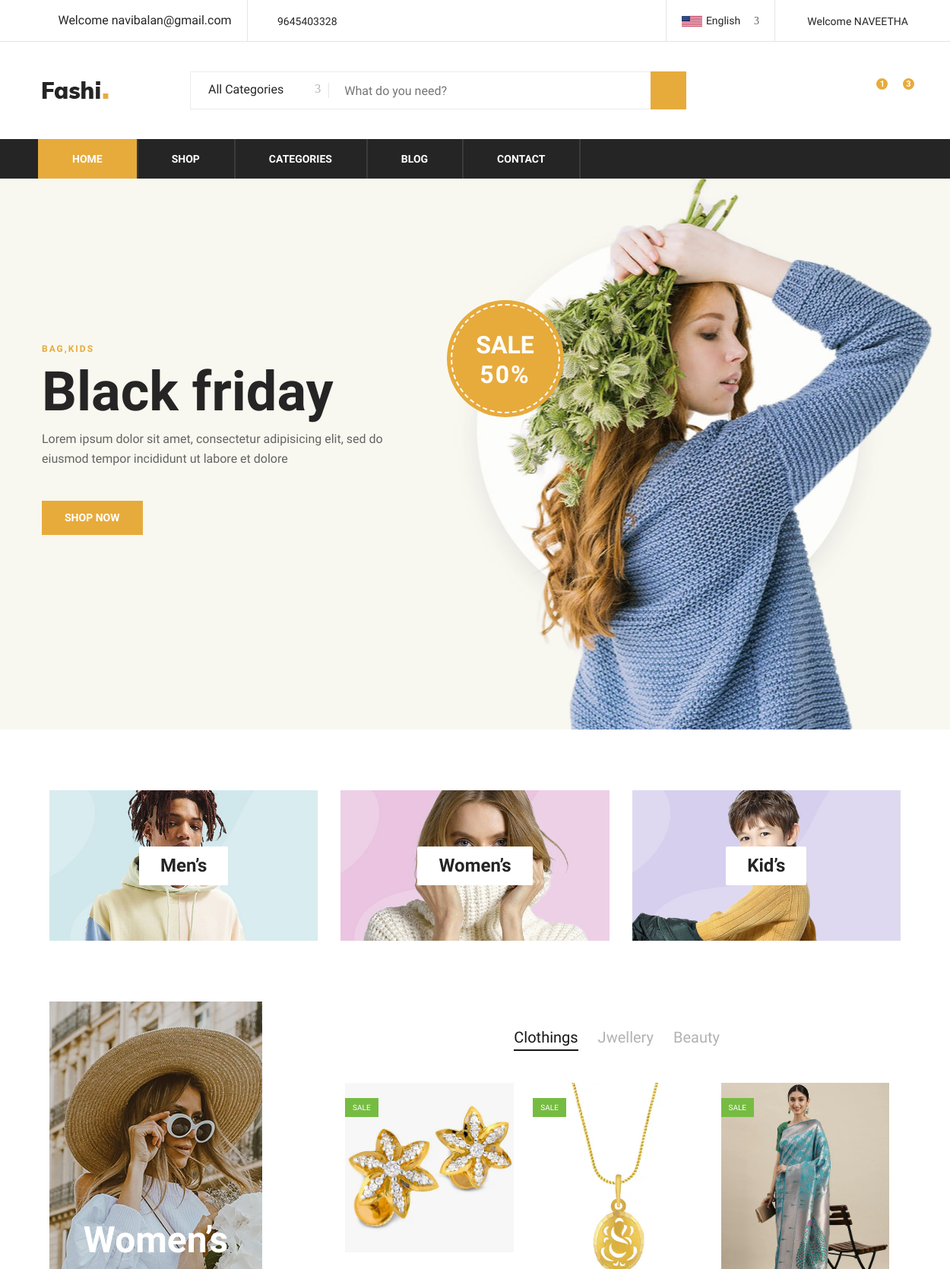
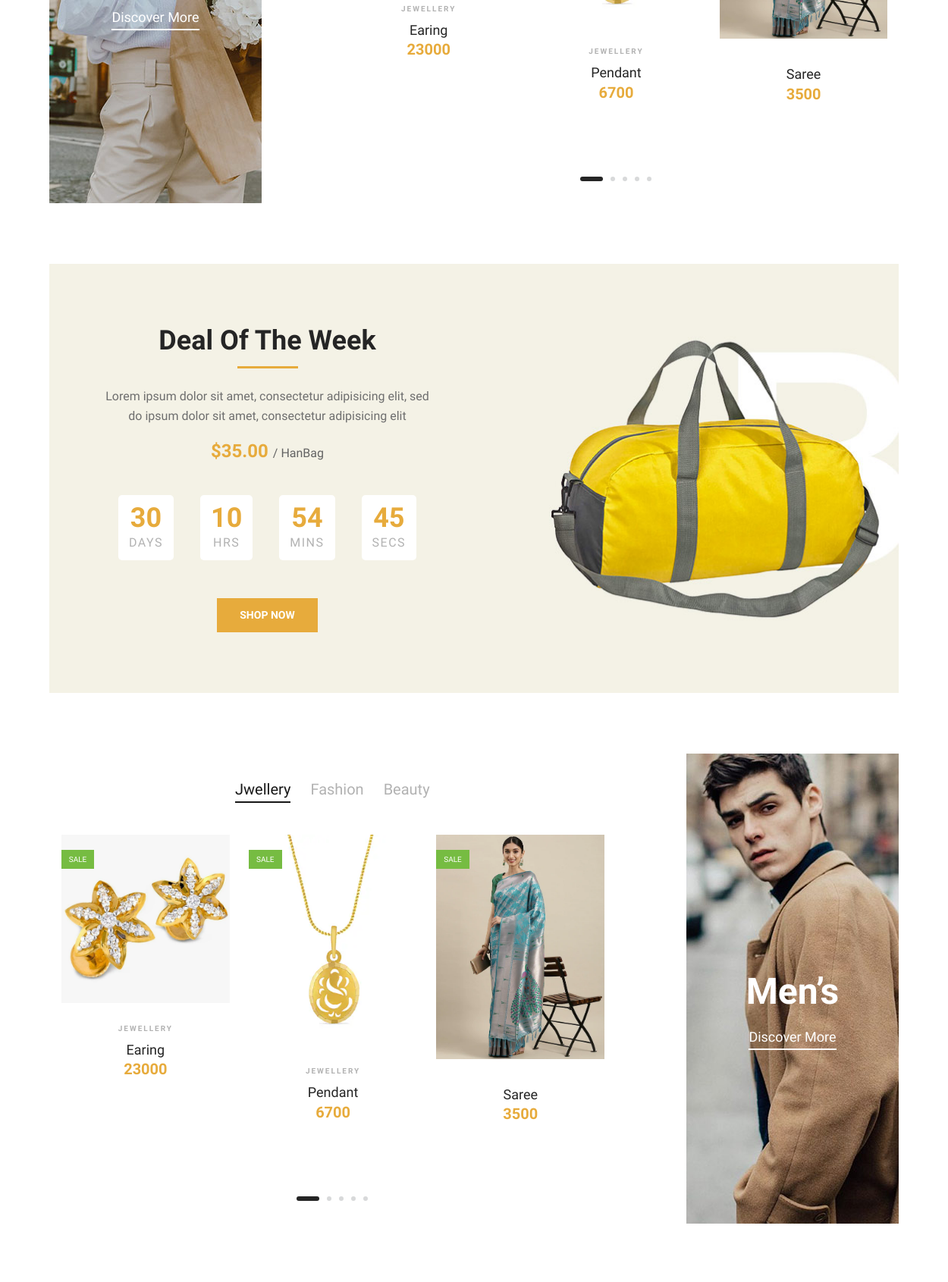
Screenshot of /Frontend/homepage/ (signed in, upper part) with the database file from the repository (2 pictures, top to bottom).
### Backend/models.py (models this page shows)
class productdb(models.Model):
     objects = None
     CategoryName = models.CharField(max_length=100, null=True, blank=True)
     ProductName = models.CharField(max_length=100, null=True, blank=True)
     Price = models.IntegerField(null=True, blank=True)
     Description = models.CharField(max_length=100, null=True, blank=True)
     ProductImage = models.ImageField(upload_to="Images", null=True, blank=True)

### Frontend/views.py (the view)
# urls.py: path('homepage/',views.homepage,name="homepage"),
def homepage(request):
    pro=productdb.objects.all()
    cat=categorydb.objects.all()
    data = cartdb.objects.filter(Username=request.session['Name'])
    return render(request,"Homepage.html",{'pro':pro, 'cat':cat,'data':data})

### Frontend/templates/Homepage.html (shortened to what this page needs)
<!DOCTYPE html>
{% load static %}
<html lang="en">
<head>
</head>
<body>
<!DOCTYPE html>
<html lang="zxx">
<head>
    <link rel="stylesheet" href="{% static 'adminstyle/css/bootstrap.min.css' %}" type="text/css">
    <link rel="stylesheet" href="{% static 'adminstyle/css/font-awesome.min.css' %}" type="text/css">
    <link rel="stylesheet" href="{% static 'adminstyle/css/themify-icons.css' %}" type="text/css">
    <link rel="stylesheet" href="{% static 'adminstyle/css/elegant-icons.css' %}" type="text/css">
    <link rel="stylesheet" href="{% static 'adminstyle/css/owl.carousel.min.css' %}" type="text/css">
    <link rel="stylesheet" href="{% static 'adminstyle/css/nice-select.css' %}" type="text/css">
    <link rel="stylesheet" href="{% static 'adminstyle/css/jquery-ui.min.css' %}" type="text/css">
    <link rel="stylesheet" href="{% static 'adminstyle/css/slicknav.min.css' %}" type="text/css">
    <link rel="stylesheet" href="{% static 'adminstyle/css/style.css' %}" type="text/css">
</head>
<body>
    <header class="header-section">
        <div class="header-top">
            <div class="container">
                <div class="ht-left">
                    <div class="mail-service">
                        {% if request.session.Email %}
                        <i class=" fa fa-envelope"></i>
                        Welcome  {{request.session.Email}}
                    </div>
                     {% endif %}
                    <div class="phone-service">
                        <i class=" fa fa-phone"></i>
                        9645403328
                    </div>
                </div>
                <div class="ht-right">
                    {% if request.session.Name %}
                    <a href="{% url 'userlogout' %}" class="login-panel"><i class="fa fa-user"></i> Welcome  {{request.session.Name}}</a>
                    {% else %}
                    <a href="{% url 'userlogin' %}" class="login-panel"><i class="fa fa-user"></i>Register/Login</a>
                    {% endif %}
                    <div class="lan-selector">
                    </div>
                    <div class="top-social">
                        <a href="#"><i class="ti-facebook"></i></a>
                        <a href="#"><i class="ti-twitter-alt"></i></a>
                        <a href="#"><i class="ti-linkedin"></i></a>
                        <a href="#"><i class="ti-pinterest"></i></a>
                    </div>
                </div>
            </div>
        </div>
        <div class="container">
            <div class="inner-header">
                <div class="row">
                    <div class="col-lg-2 col-md-2">
                        <div class="logo">
                            <a href="./index.html">
                                <img src="{% static 'adminstyle/img/logo.png' %}" alt="">
                            </a>
                        </div>
                    </div>
                    <div class="col-lg-7 col-md-7">
                        <div class="advanced-search">
                            <button type="button" class="category-btn">All Categories</button>
                            <div class="input-group">
                                <input type="text" placeholder="What do you need?">
                                <button type="button"><i class="ti-search"></i></button>
                            </div>
                        </div>
                    </div>
                    <div class="col-lg-3 text-right col-md-3">
                        <ul class="nav-right">
                            <li class="heart-icon">
                                <a href="#">
                                    <i class="icon_heart_alt"></i>
                                    <span>1</span>
                                </a>
                            </li>
                            <li class="cart-icon">
                                <a href="{%url 'cartpage' %}">
                                    <i class="icon_bag_alt"></i>
                                    <span>3</span>
                                </a>
                            </li>
                        </ul>
                    </div>
                </div>
            </div>
        </div>
        <div class="nav-item">
            <div class="container">
                <nav class="nav-menu mobile-menu">
                    <ul>
                        <li class="active"><a href="{% url 'homepage' %}">Home</a href=""></li>
                        <li><a href="{% url 'shopproductpage' %}">SHOP</a></li>
                        <li><a href="#">Categories</a>
                        </li>
                        <li><a href="{% url 'blogpage' %}">Blog</a></li>
                        <li><a href="{% url 'contactpage' %}">Contact</a></li>
                    </ul>
                </nav>
            </div>
        </div>
    </header>
    <section class="hero-section">
        <div class="hero-items owl-carousel">
            <div class="single-hero-items set-bg" data-setbg="{% static 'adminstyle/img/hero-1.jpg' %}">
                <div class="container">
                    <div class="row">
                        <div class="col-lg-5">
                            <span>Bag,kids</span>
                            <h1>Black friday</h1>
                            <p>Lorem ipsum dolor sit amet, consectetur adipisicing elit, sed do eiusmod tempor
                                incididunt ut labore et dolore</p>
                            <a href="#" class="primary-btn">Shop Now</a>
                        </div>
                    </div>
                    <div class="off-card">
                        <h2>Sale <span>50%</span></h2>
                    </div>
                </div>
            </div>
        </div>
    </section>
    <div class="banner-section spad">
        <div class="container-fluid">
            <div class="row">
                <div class="col-lg-4">
                    <div class="single-banner">
                        <div class="inner-text">
                            <h4>Men’s</h4>
                        </div>
                    </div>
                </div>
                <div class="col-lg-4">
                    <div class="single-banner">
                        <div class="inner-text">
                            <h4>Women’s</h4>
                        </div>
                    </div>
                </div>
                <div class="col-lg-4">
                    <div class="single-banner">
                        <div class="inner-text">
                            <h4>Kid’s</h4>
                        </div>
                    </div>
                </div>
            </div>
        </div>
    </div>
    <section class="women-banner spad">
        <div class="container-fluid">
            <div class="row">
                <div class="col-lg-3">
                    <div class="product-large set-bg" data-setbg="{% static 'adminstyle/img/products/women-large.jpg' %}">
                        <h2>Women’s</h2>
                        <a href="#">Discover More</a>
                    </div>
                </div>
                <div class="col-lg-8 offset-lg-1">
                    <div class="filter-control">
                        <ul>
                            <li class="active">Clothings</li>
                            <li>Jwellery</li>
                            <li>Beauty</li>
                        </ul>
                    </div>
                    <div class="product-slider owl-carousel">
                    {% for i in pro %}
                        <div class="product-item">
                            <div class="pi-pic">
                                <img src="{{i.ProductImage.url}}" alt="">
                                <div class="sale">Sale</div>
                            </div>
                            <div class="pi-text">
                                <div class="catagory-name">{{i.CategoryName}}</div>
                                <a href="#">
                                    <h5>{{i.ProductName}}</h5>
                                </a>
                                <div class="product-price">
                                    {{i.Price}}
                                </div>
                            </div>
                        </div>
                        {% endfor %}
                                </div>
                    </div>
                </div>
            </div>
    </section>
    <section class="deal-of-week set-bg spad" data-setbg="{% static 'adminstyle/img/time-bg.jpg' %}">
        <div class="container">
            <div class="col-lg-6 text-center">
                <div class="section-title">
                    <h2>Deal Of The Week</h2>
                    <p>Lorem ipsum dolor sit amet, consectetur adipisicing elit, sed<br /> do ipsum dolor sit amet,
                        consectetur adipisicing elit </p>
                    <div class="product-price">
                        $35.00
                        <span>/ HanBag</span>
                    </div>
                </div>
                <div class="countdown-timer" id="countdown">
                </div>
                <a href="#" class="primary-btn">Shop Now</a>
            </div>
        </div>
    </section>
    <section class="man-banner spad">
        <div class="container-fluid">
            <div class="row">
                <div class="col-lg-8">
                    <div class="filter-control">
                        <ul>
                            <li class="active">Jwellery</li>
                            <li>Fashion</li>
                            <li>Beauty</li>
                        </ul>
                    </div>
                    <div class="product-slider owl-carousel">
                        {% for i in pro %}
                        <div class="product-item">
                            <div class="pi-pic">
                                <img src="{{i.ProductImage.url}}" alt="">
                                <div class="sale">Sale</div>
                            </div>
                            <div class="pi-text">
                                <div class="catagory-name">{{i.CategoryName}}</div>
                                <a href="#">
                                    <h5>{{i.ProductName}}</h5>
                                </a>
                                <div class="product-price">
                                    {{i.Price}}
                                </div>
                            </div>
                        </div>
                        {% endfor %}
                    </div>
                </div>
                <div class="col-lg-3 offset-lg-1">
                    <div class="product-large set-bg m-large" data-setbg="{% static 'adminstyle/img/products/man-large.jpg'  %}">
                        <h2>Men’s</h2>
                        <a href="#">Discover More</a>
                    </div>
                </div>
            </div>
        </div>
    </section>
</body>
</html>
</body>
</html>

### rows the page displays
productdb: ProductImage (picture), CategoryName "JEWELLERY", ProductName "Earing", Price "23000"
productdb: ProductImage (picture), CategoryName "JEWELLERY", ProductName "Pendant", Price "6700"
productdb: ProductImage (picture), ProductName "Saree", Price "3500"

### other values shown
{{ request.session.Email }} "navibalan@gmail.com"
{{ request.session.Name }} "NAVEETHA"
